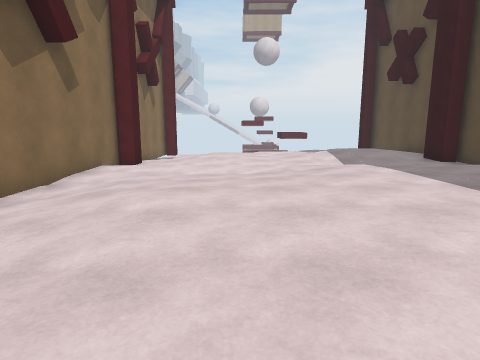
View 1 (above)

12 first-person views from a walk through a Unity game level. The camera is 1.3 m above the floor, tilts 10° down and sees 75° across. The floor is counted in squares, 1.3 m on a side. Each view is taken from the middle of a square. On the plan, view 1 faces up. The plan holds only what a view shows up to about 12 squares ahead; the rest is blank. The place goes on beyond the plan. The player character is not drawn. Surface patterns are stand-ins for the level's own textures.

View 2
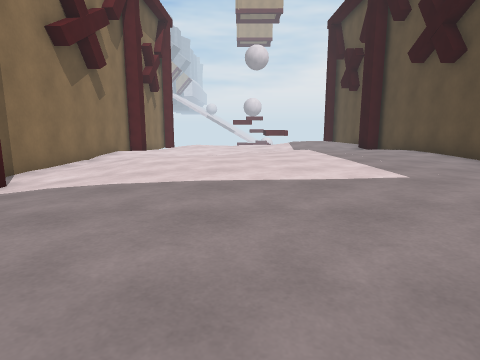

View 3
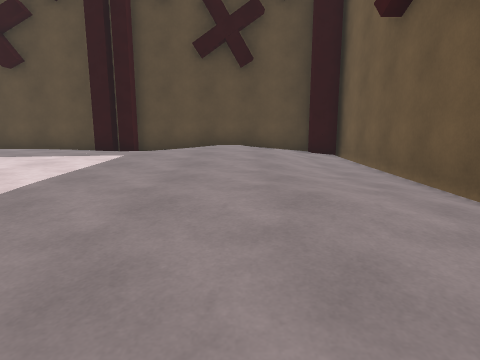

View 4
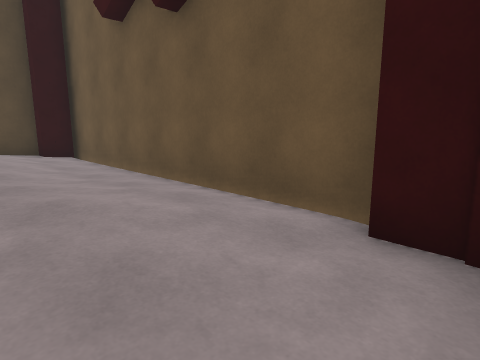

View 5
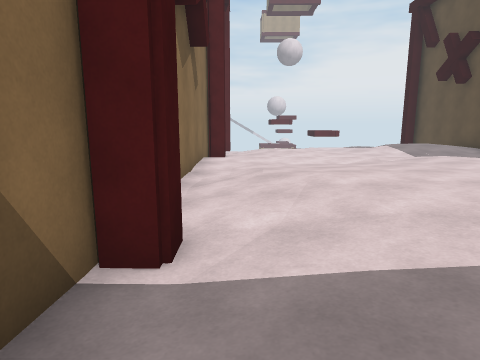

View 6
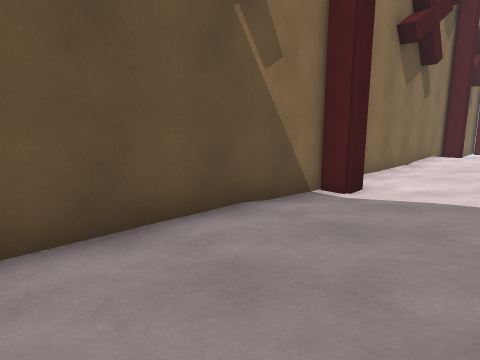

View 7
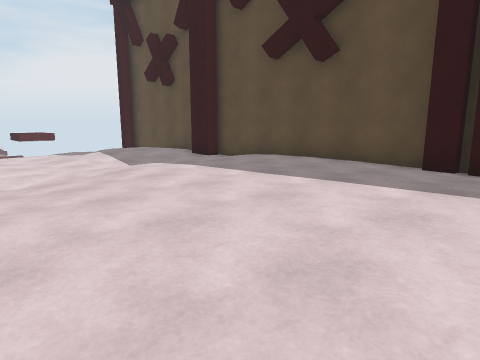

View 8
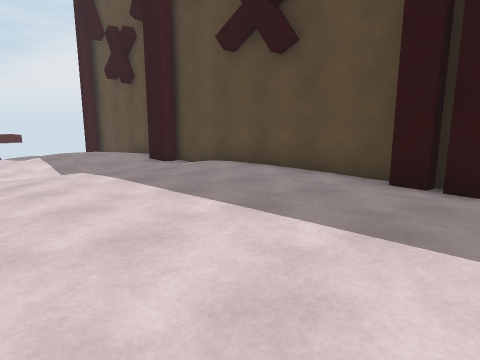

View 9
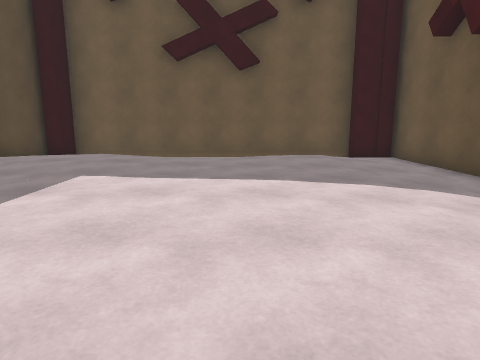

View 10
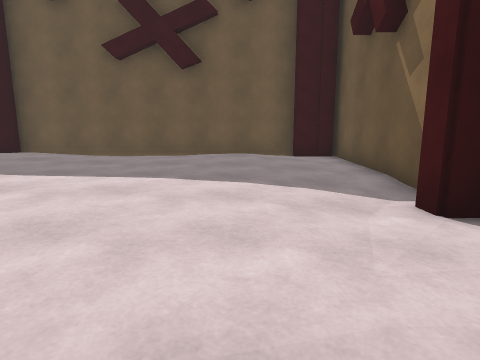

View 11
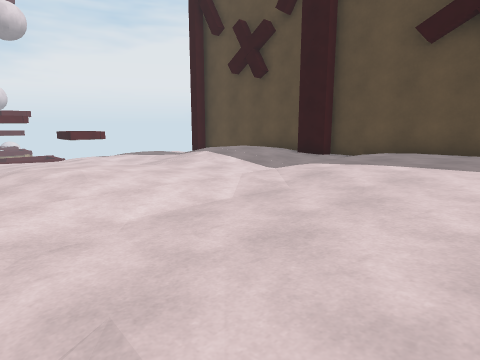

View 12
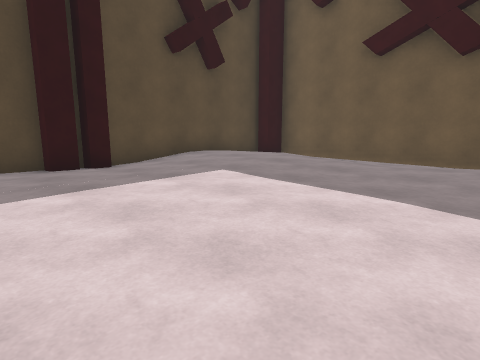

### Floor plan
Key: @ floor where view 1 was taken; # wall or solid block; . main floor; : floor 0.25 m higher than the main floor; - floor 0.25 m lower than the main floor; _ floor 0.5 m lower than the main floor; / step, stairs or slope.
Columns run from 5 left of view 1 to 8 right of it. Each row starts with its distance up from view 1.
 12             #
 11  #_----__---##
 10  #__--_______#
  9  #-----------#
  8  #-__---..-..#
  7 ##-----......#
  6 #_----.......#
  5 #_/..........#
  4 #_--.........#
  3 #_--........##
  2 ##-/........##
  1  #--.........#
  0  #--.@.......#
 -1 ##-......:::.#
 -2 #--......::::#
 -3 #--/....... .#
 -4 #---/.---/---#
 -5 ###---------##
 -6   ###########

Where each view was taken, in squares from view 1:
view 1: 0 up, 0 right, facing up
view 2: 4 down, 1 right, facing up
view 3: 2 down, 4 left, facing right
view 4: 2 down, 4 left, facing down-right
view 5: 1 down, 3 left, facing up
view 6: 4 down, 1 left, facing up-left
view 7: 1 up, 1 left, facing up-right
view 8: 1 up, 1 right, facing up-right
view 9: 6 up, 1 right, facing down
view 10: 6 up, 1 left, facing down
view 11: 5 up, 3 left, facing up-right
view 12: 5 up, 1 left, facing down-right
